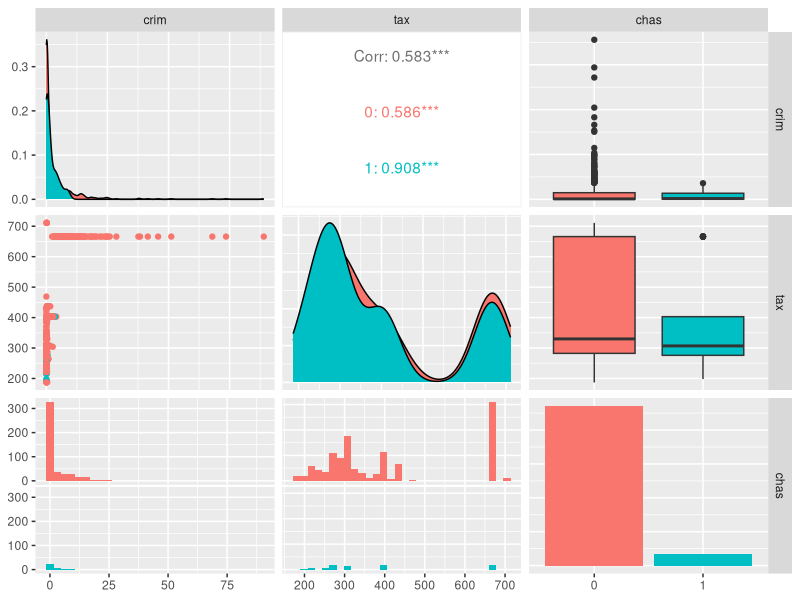
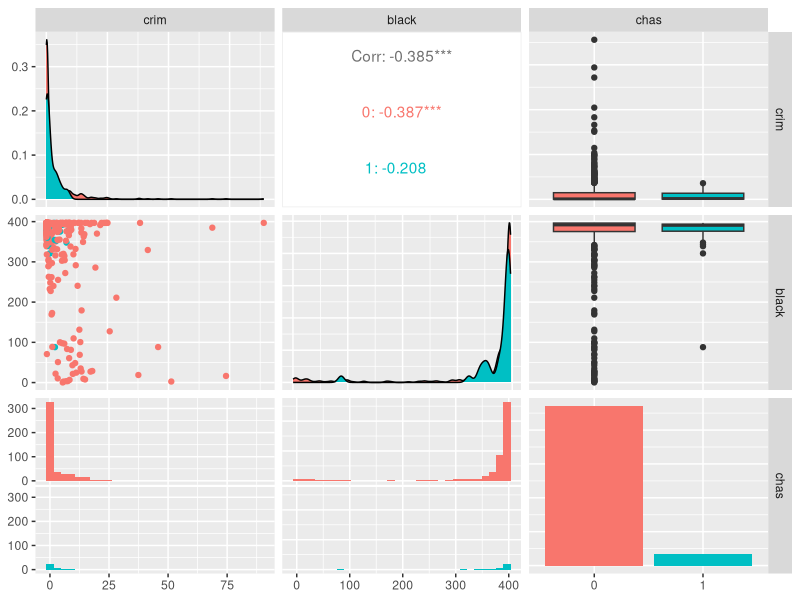
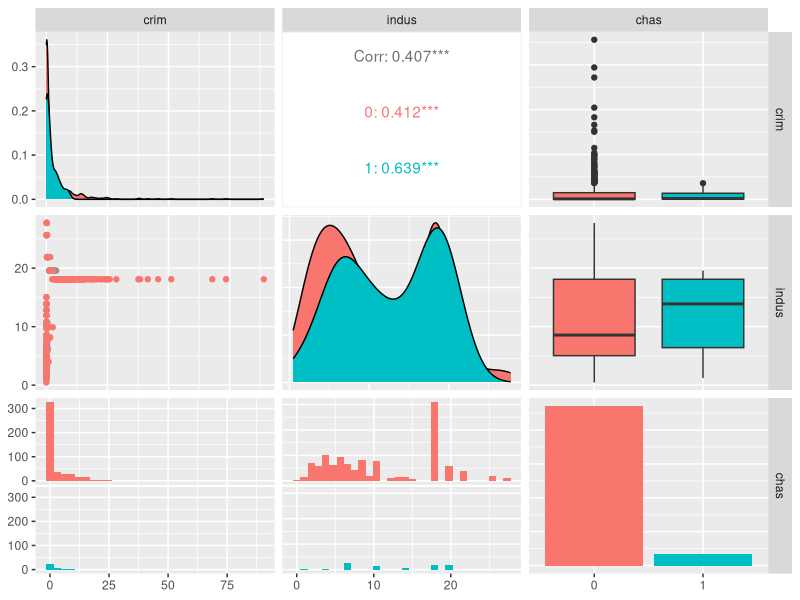
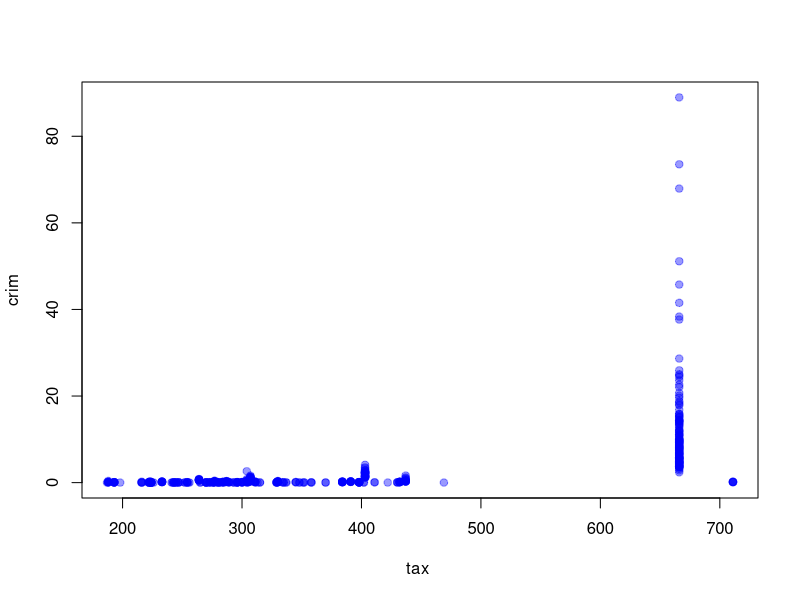
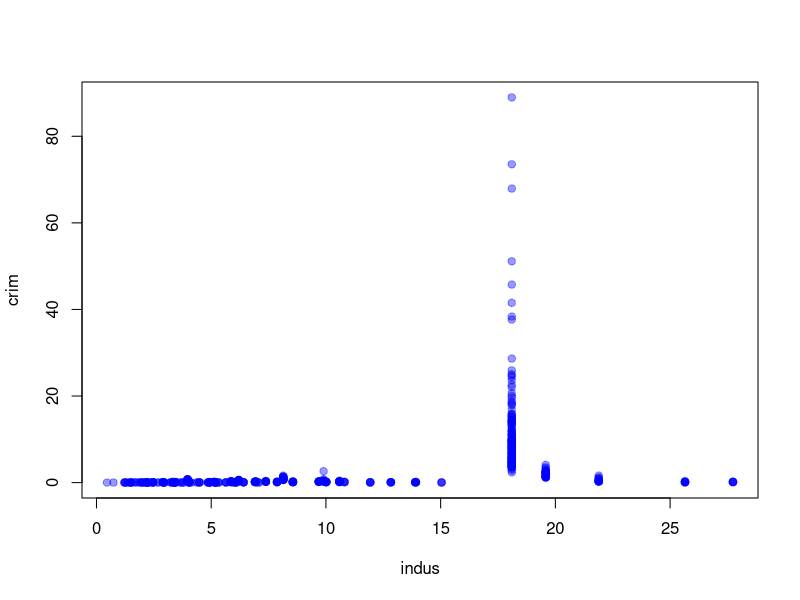
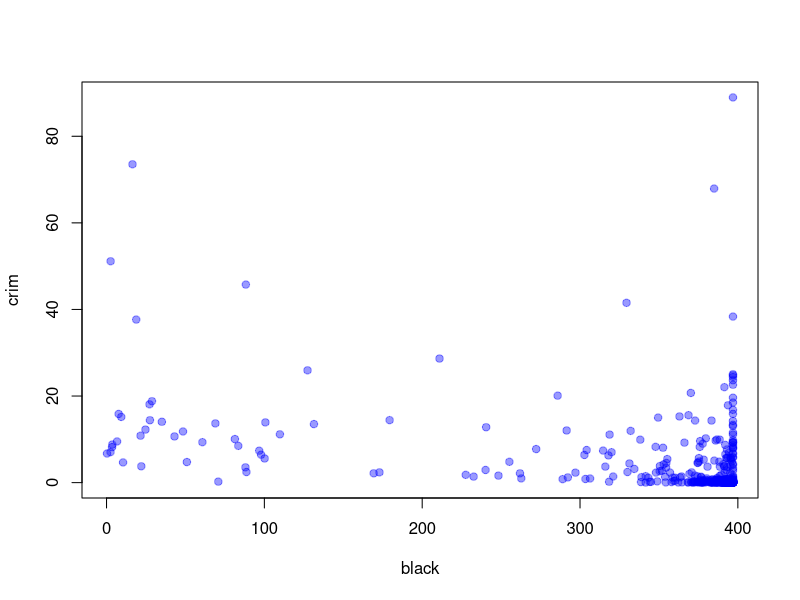
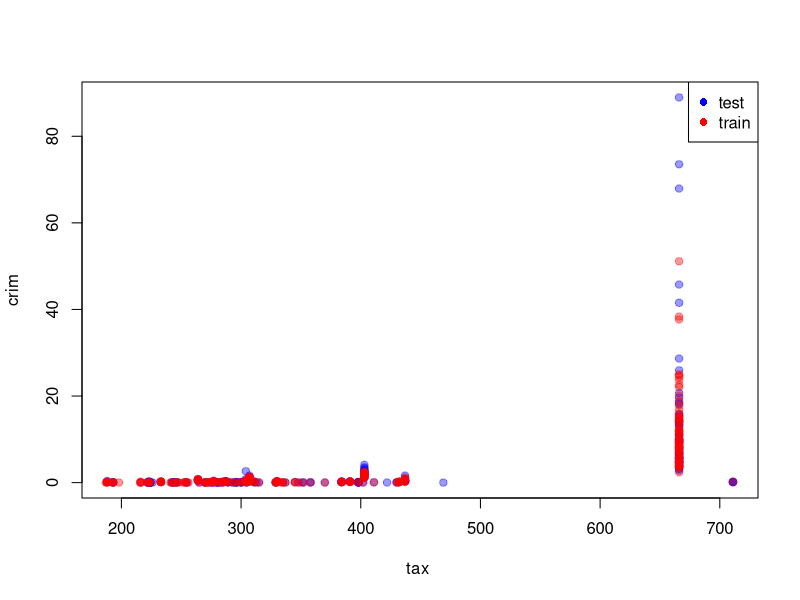
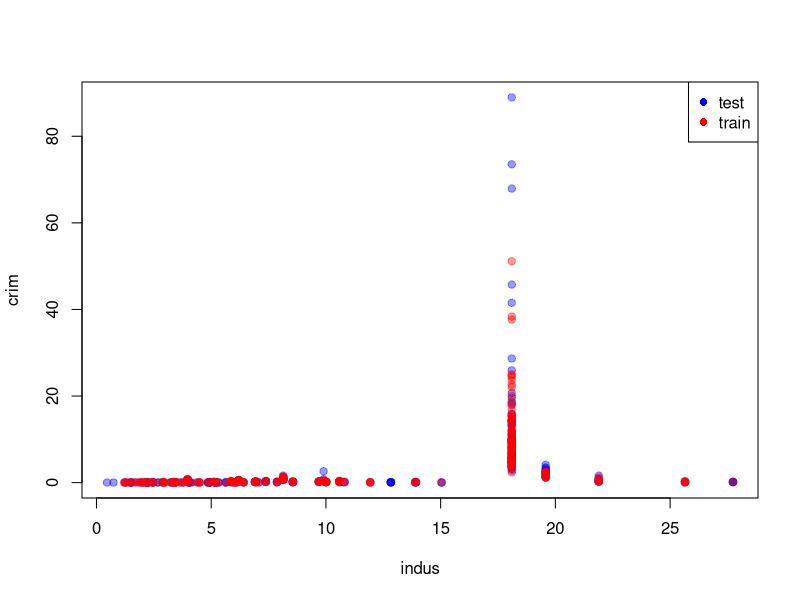

Reproduce these figures in R, in order.
## ---- chunk 1

# загрузка пакетов
library('MASS')         # загружаем пакет
library('GGally')       # графики совместного разброса переменных
library('lmtest')       # тесты остатков регрессионных моделей
library('FNN')          # алгоритм kNN
library('boot')              # расчёт ошибки с кросс-валидацией

knitr::opts_chunk$set(echo = TRUE)
## ---- chunk 2

my.seed <- 2

DF.boston <- subset(Boston, select = c(crim, tax, black, indus, chas))

#DF.boston <- Boston

head(DF.boston)

str(DF.boston) 

## ---- chunk 3

summary(DF.boston)

## ---- chunk 4

table(DF.boston$chas)

## ---- chunk 5

# переводим дискретные количественные переменные в факторы
DF.boston$chas <- as.factor(DF.boston$chas)

# графики разброса, цвет -- количество цилиндров
ggpairs(DF.boston[, c(1, 2, 5)], ggplot2::aes(color = chas))

ggpairs(DF.boston[, c(1, 3, 5)], ggplot2::aes(color = chas))

ggpairs(DF.boston[, c(1, 4, 5)], ggplot2::aes(color = chas))
## ---- chunk 6

plot(DF.boston$tax , DF.boston$crim,
     xlab = 'tax ', ylab = 'crim', pch = 21,
     col = rgb(0, 0, 1, alpha = 0.4), bg = rgb(0, 0, 1, alpha = 0.4))

plot(DF.boston$indus, DF.boston$crim,
     xlab = 'indus', ylab = 'crim', pch = 21,
     col = rgb(0, 0, 1, alpha = 0.4), bg = rgb(0, 0, 1, alpha = 0.4))

plot(DF.boston$black, DF.boston$crim,
     xlab = 'black', ylab = 'crim', pch = 21,
     col = rgb(0, 0, 1, alpha = 0.4), bg = rgb(0, 0, 1, alpha = 0.4))

## ---- chunk 7
# общее число наблюдений
n <- nrow(DF.boston)

# доля обучающей выборки
train.percent <- 0.5

# выбрать наблюдения в обучающую выборку
set.seed(my.seed)
inTrain <- sample(1:n, n * train.percent)

# фактические значения Y на тестовой выборке
y.test.fact <- DF.boston$crim[-inTrain]

# рисуем разными цветами обучающую и тестовую
plot(DF.boston$tax [inTrain], DF.boston$crim[inTrain],
     xlab = 'tax ', ylab = 'crim', pch = 21,
     col = rgb(0, 0, 1, alpha = 0.4), bg = rgb(0, 0, 1, alpha = 0.4))
points(DF.boston$tax [-inTrain], DF.boston$crim[-inTrain],
       pch = 21, col = rgb(1, 0, 0, alpha = 0.4), 
       bg = rgb(1, 0, 0, alpha = 0.4))
legend('topright', 
       pch = c(16, 16), col = c('blue', 'red'), legend = c('test', 'train'))

plot(DF.boston$indus[inTrain], DF.boston$crim[inTrain],
     xlab = 'indus', ylab = 'crim', pch = 21,
     col = rgb(0, 0, 1, alpha = 0.4), bg = rgb(0, 0, 1, alpha = 0.4))
points(DF.boston$indus[-inTrain], DF.boston$crim[-inTrain],
       pch = 21, col = rgb(1, 0, 0, alpha = 0.4), 
       bg = rgb(1, 0, 0, alpha = 0.4))
legend('topright', 
       pch = c(16, 16), col = c('blue', 'red'), legend = c('test', 'train'))

plot(DF.boston$black[inTrain], DF.boston$crim[inTrain],
     xlab = 'black', ylab = 'crim', pch = 21,
     col = rgb(0, 0, 1, alpha = 0.4), bg = rgb(0, 0, 1, alpha = 0.4))
points(DF.boston$black[-inTrain], DF.boston$crim[-inTrain],
       pch = 21, col = rgb(1, 0, 0, alpha = 0.4), 
       bg = rgb(1, 0, 0, alpha = 0.4))
legend('topright', 
       pch = c(16, 16), col = c('blue', 'red'), legend = c('test', 'train'))



DF.boston$Выборка <- 1
DF.boston$Выборка[inTrain] <- 2
DF.boston$Выборка <- as.factor(DF.boston$Выборка)
levels(DF.boston$Выборка) <- c('test','train')

ggplot(
  DF.boston, aes(x = chas, y = crim)) + 
  geom_boxplot(outlier.shape = NA) + 
  geom_jitter(aes(bg = Выборка),position = position_jitter(width = .1, height = 0),
  pch = 21, col = rgb(0, 0, 1, alpha = 0.4)
  )

## ---- chunk 8

# присоединить таблицу с данными: названия стоблцов будут доступны напрямую
attach(DF.boston)

# подгонка модели на обучающей выборке
fit.lm.1_1 <- lm(crim ~ tax  + indus + black + chas, subset = inTrain)

# подгонка линейной модели на обучающей выборке
fit.lm.1_1 <- lm(crim ~ tax  + indus + black + chas, 
               subset = inTrain)
# прогноз на тестовую
y.test.lm.1_1 <- predict(fit.lm.1_1, DF.boston[-inTrain, ])

# считаем MSE на тестовой выборке
MSE.lm.1_1 <- mean((y.test.fact - y.test.lm.1_1)^2)

# отсоединить таблицу с данными
detach(DF.boston)

# смотрим ошибку
MSE.lm.1_1

## ---- chunk 9

# присоединить таблицу с данными: названия стоблцов будут доступны напрямую
attach(DF.boston)

# подгонка модели на обучающей выборке
fit.lm.2_1 <- lm(crim ~ poly(tax , 2) + poly(indus, 2) + poly(black, 2) + chas, subset = inTrain)

# прогноз на тестовую
y.test.lm.2_1 <- predict(fit.lm.2_1, DF.boston[-inTrain, ])

# считаем MSE на тестовой выборке
MSE.lm.2_1 <- round(mean((y.test.fact - y.test.lm.2_1)^2), 2)

# отсоединить таблицу с данными

detach(DF.boston)

# смотрим ошибку
MSE.lm.2_1

## ---- chunk 10

attach(DF.boston)

# подгонка модели на обучающей выборке
fit.lm.3_1 <- lm(crim ~ poly(tax , 3)  + poly(indus, 3) + poly(black, 3) + chas, 
               subset = inTrain)

# прогноз на тестовую
y.test.lm.3_1 <- predict(fit.lm.3_1, DF.boston[-inTrain, ])

# считаем MSE на тестовой выборке
MSE.lm.3_1 <- round(mean((y.test.fact - y.test.lm.3_1)^2), 2)

# отсоединить таблицу с данными
detach(DF.boston)

# смотрим ошибку
MSE.lm.3_1

## ---- chunk 11

# подгонка линейной модели на обучающей выборке
fit.glm_1 <- glm(crim ~ tax  + indus + black + chas, data = DF.boston)

# считаем LOOCV-ошибку
cv.err_1 <- cv.glm(DF.boston, fit.glm_1)

# результат: первое число -- по формуле LOOCV-ошибки,
#  второе -- с поправкой на смещение
cv.err_1$delta[1]

## ---- chunk 12

# вектор с LOOCV-ошибками
cv.err.loocv_1 <- rep(0, 5)
# имена элементов вектора
names(cv.err.loocv_1) <- 1:5

# цикл по степеням полиномов
for (i in 1:5) {
  # оценка модели
  fit.glm_1 <- glm(crim ~ poly(tax , i)  + poly(indus, i) + poly(black, i) + chas, data = DF.boston)
  # расчёт ошибки
  cv.err.loocv_1[i] <- cv.glm(DF.boston, fit.glm_1)$delta[1]
}

# результат
cv.err.loocv_1

## ---- chunk 13

# присоединить таблицу с данными: названия стоблцов будут доступны напрямую
attach(DF.boston)

# подгонка модели на обучающей выборке
fit.lm.1 <- lm(crim ~ tax  + indus + black, subset = inTrain)

# подгонка линейной модели на обучающей выборке
fit.lm.1 <- lm(crim ~ tax  + indus + black, 
               subset = inTrain)
# прогноз на тестовую
y.test.lm.1 <- predict(fit.lm.1, DF.boston[-inTrain, ])

# считаем MSE на тестовой выборке
MSE.lm.1 <- mean((y.test.fact - y.test.lm.1)^2)

# отсоединить таблицу с данными
detach(DF.boston)

# смотрим ошибку
MSE.lm.1

## ---- chunk 14

# присоединить таблицу с данными: названия стоблцов будут доступны напрямую
attach(DF.boston)

# подгонка модели на обучающей выборке
fit.lm.2 <- lm(crim ~ poly(tax , 2) + poly(indus, 2) + poly(black, 2), subset = inTrain)

# прогноз на тестовую
y.test.lm.2 <- predict(fit.lm.2, DF.boston[-inTrain, ])

# считаем MSE на тестовой выборке
MSE.lm.2 <- round(mean((y.test.fact - y.test.lm.2)^2), 2)

# отсоединить таблицу с данными

detach(DF.boston)

# смотрим ошибку
MSE.lm.2

## ---- chunk 15

attach(DF.boston)

# подгонка модели на обучающей выборке
fit.lm.3 <- lm(crim ~ poly(tax , 3)  + poly(indus, 3) + poly(black, 3), 
               subset = inTrain)

# прогноз на тестовую
y.test.lm.3 <- predict(fit.lm.3, DF.boston[-inTrain, ])

# считаем MSE на тестовой выборке
MSE.lm.3 <- round(mean((y.test.fact - y.test.lm.3)^2), 2)

# отсоединить таблицу с данными
detach(DF.boston)

# смотрим ошибку
MSE.lm.3

## ---- chunk 16

# подгонка линейной модели на обучающей выборке
fit.glm <- glm(crim ~ tax  + indus + black, data = DF.boston)

# считаем LOOCV-ошибку
cv.err <- cv.glm(DF.boston, fit.glm)

# результат: первое число -- по формуле LOOCV-ошибки,
#  второе -- с поправкой на смещение
cv.err$delta[1]

## ---- chunk 17

# вектор с LOOCV-ошибками
cv.err.loocv <- rep(0, 5)
# имена элементов вектора
names(cv.err.loocv) <- 1:5

# цикл по степеням полиномов
for (i in 1:5) {
  # оценка модели
  fit.glm <- glm(crim ~ poly(tax , i)  + poly(indus, i) + poly(black, i), data = DF.boston)
  # расчёт ошибки
  cv.err.loocv[i] <- cv.glm(DF.boston, fit.glm)$delta[1]
}

# результат
cv.err.loocv

## ---- chunk 18


# оценим точность полиномиальных моделей, меняя степень
# вектор с ошибками по 5-ти кратной кросс-валидации
cv.err.k.fold5 <- rep(0, 5)
# имена элементов вектора
names(cv.err.k.fold5) <- 1:5

# цикл по степеням полиномов
for (i in 1:5) {
  # оценка модели
  fit.glm <- glm(crim ~ poly(tax , i) + poly(indus, i) + poly(black, i), data = DF.boston)
  # расчёт ошибки
  cv.err.k.fold5[i] <- cv.glm(DF.boston, fit.glm, K = 5)$delta[1]
}

# результат
cv.err.k.fold5

## ---- chunk 19

# оценим точность полиномиальных моделей, меняя степень
# вектор с ошибками по 10-кратной кросс-валидации
cv.err.k.fold10 <- rep(0, 5)
# имена элементов вектора
names(cv.err.k.fold10) <- 1:5

# цикл по степеням полиномов
for (i in 1:5) {
  # оценка модели
  fit.glm <- glm(crim ~ poly(tax , i) + poly(indus, i) + poly(black, i), data = DF.boston)
  # расчёт ошибки
  cv.err.k.fold10[i] <- cv.glm(DF.boston, fit.glm, K = 10)$delta[1]
}

# результат
cv.err.k.fold10

## ---- chunk 20


# оценим точность полиномиальных моделей, меняя степень
# вектор с ошибками по 5-ти кратной кросс-валидации
cv.err.k.fold5_1 <- rep(0, 5)
# имена элементов вектора
names(cv.err.k.fold5_1) <- 1:5

# цикл по степеням полиномов
for (i in 1:5) {
  # оценка модели
  fit.glm_1 <- glm(crim ~ poly(tax , i) + poly(indus, i) + poly(black, i) + chas, data = DF.boston)
  # расчёт ошибки
  cv.err.k.fold5_1[i] <- cv.glm(DF.boston, fit.glm_1, K = 5)$delta[1]
}

# результат
cv.err.k.fold5_1

## ---- chunk 21

# оценим точность полиномиальных моделей, меняя степень
# вектор с ошибками по 10-кратной кросс-валидации
cv.err.k.fold10_1 <- rep(0, 5)
# имена элементов вектора
names(cv.err.k.fold10_1) <- 1:5

# цикл по степеням полиномов
for (i in 1:5) {
  # оценка модели
  fit.glm_1 <- glm(crim ~ poly(tax , i) + poly(indus, i) + poly(black, i) + chas, data = DF.boston)
  # расчёт ошибки
  cv.err.k.fold10_1[i] <- cv.glm(DF.boston, fit.glm_1, K = 10)$delta[1]
}

# результат
cv.err.k.fold10_1

## ---- chunk 22

# записываем все ошибки в таблицу
df.MSE <- data.frame(Модель = c('Линейная', 'Полином 2 степени',
                                'Полином 3 степени', 
                                rep(paste('Полином', 1:5, 'степени'), 3)), 
                     Проверка.точности = c(rep('Проверочная выборка 50%', 3),
                                           rep('LOOCV', 5), 
                                           rep('Кросс-валидация, k = 5', 5),
                                           rep('Кросс-валидация, k = 10', 5)),
                     MSE = round(c(MSE.lm.1, MSE.lm.2, MSE.lm.3, 
                                  cv.err.loocv, cv.err.k.fold10, cv.err.k.fold5), 2), 
                     MSE = round(c(MSE.lm.1_1, MSE.lm.2_1, MSE.lm.3_1, 
                                  cv.err.loocv_1, cv.err.k.fold10_1, cv.err.k.fold5_1), 2))

# все модели по возрастанию ошибки
df.MSE[order(df.MSE$MSE), ]

## ---- chunk 23

# Оценивание точности линейной регрессионной модели ----------------------------

# оценить стандартные ошибки параметров модели 
#  crim = beta_0 + beta_1 * horsepower с помощью бутстрепа,
#  сравнить с оценками ошибок по МНК

# функция для расчёта коэффициентов ПЛР по выборке из данных
boot.fn <- function(data, index){
  coef(lm(crim ~ tax  + indus + black, data = data, subset = index))
}
boot.fn(DF.boston, 1:n)

## ---- chunk 24

set.seed(my.seed)
boot.fn(DF.boston, sample(n, n, replace = T))

## ---- chunk 25
 
#  (1000 выборок с повторами)
boot(DF.boston, boot.fn, 1000)

## ---- chunk 26
# К
summary(fit.lm.1)$coef
summary(fit.lm.1_1)$coef

## ---- chunk 27
 
plot(fit.lm.1, 3)
plot(fit.lm.1_1, 3)

## ---- chunk 28

# вычислим оценки параметров квадратичной модели регрессии
boot.fn.2 <- function(data, index){
  coef(lm(crim ~ poly(tax , 2) + poly(indus, 2) +  poly(black, 2), data = data, subset = index))
}
# применим функцию к 1000 бутсреп-выборкам
set.seed(my.seed)
boot(DF.boston, boot.fn.2, 1000)

## ---- chunk 29

summary(fit.lm.2)$coef
summary(fit.lm.2_1)$coef

## ---- chunk 30

plot(fit.lm.2, 3)
plot(fit.lm.2_1, 3)
